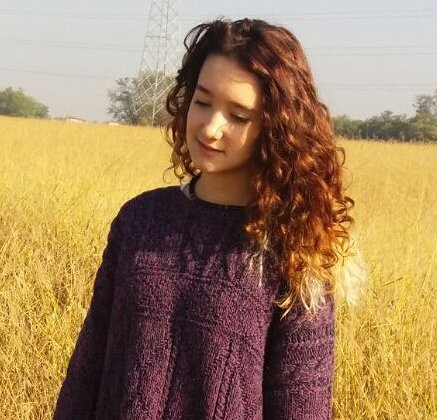
#> input picture boscaini/cap10/programmi/risorse/agnese.jpg, 437 x 420 px
$ python black-and-white_greyscale.py
#> lines starting #> are read from the running program, lines starting #| are printed output that depends on the picture
"""Programma che converte un'immagine RGB in bianco e nero e in scala di grigi"""
from PIL import Image, ImageFont, ImageDraw

def scrivi2(image, testo, x, y, font_filename, colore1="black", colore2="red"):
    """Disegna un testo a partire da (x, y) col font indicato"""
    font = ImageFont.truetype(font_filename, 60) # Font con tipo e dimensione
    draw = ImageDraw.Draw(image)
    draw.text((x, y), testo, font=font, fill=colore1)
    draw.text((x + 1, y + 1), testo, font=font, fill=colore2)

if __name__ == "__main__":
    in_filename = "risorse/agnese.jpg"
    index = in_filename.find(".") # Posizione del carattere "."
    basename = in_filename[:index]
    font_filename = "risorse/AlexBrush-Regular-OTF.otf"
    image = Image.open(in_filename)
#> image is the input picture: PIL image 437x420 RGB; mean R, G, B 160.4, 130.1, 94.1

    imageGrey = image.convert('L') # Crea un'immagine in scala di grigi...
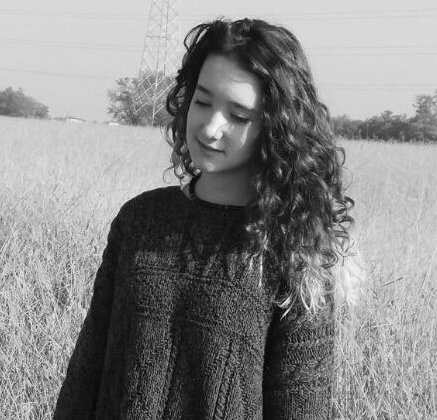
#> imageGrey: PIL image 437x420 L; min 1, max 249, mean 135.1
    # ...quindi, la scritta non sarà in giallo, ma in un grigio chiaro
    scrivi2(imageGrey, "Scala di grigi", 50, 350, font_filename, colore2="yellow")
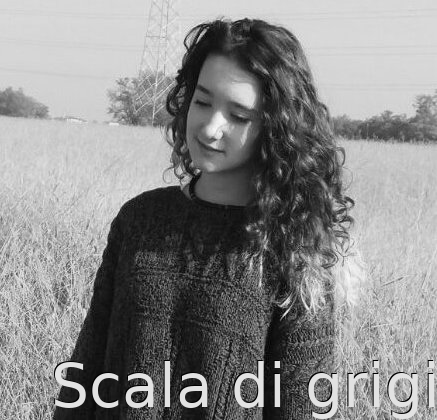
#> imageGrey: PIL image 437x420 L; min 0, max 249, mean 138.2
    imageGrey.save(basename +"_Grey.png")

    imageBW = image.convert('1') # Converte l'immagine in bianco e nero
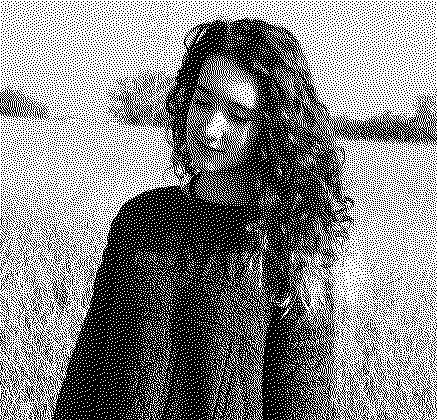
#> imageBW: PIL image 437x420 1; 52.8% white; black in thin lines or dots
    imageBW = imageBW.convert('RGB') # Riconverte l'immagine in RGB così che...
#> imageBW: PIL image 437x420 RGB; 52.8% white; black in thin lines or dots
    # ...il testo che verrà disegnato da scrivi2() manterrà i colori specificati
    scrivi2(imageBW, "Bianco\ne nero", 15, 30, font_filename, colore1="grey")
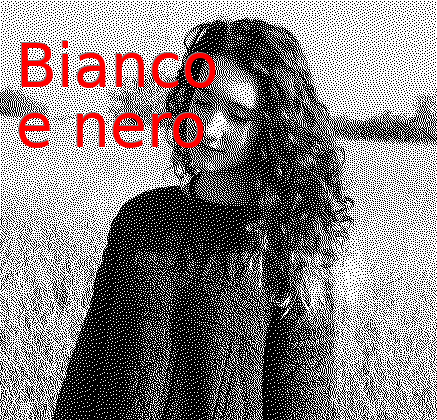
#> imageBW: PIL image 437x420 RGB; mean R, G, B 136.7, 129.8, 129.8
    imageBW.save(basename +"_BW.png")

    imageBW.show() # Apre l'immagine nel visualizzatore di immagini predefinito
    imageGrey.show() # Apre l'immagine nel visualizzatore di immagini predefinito

$ run again, with boscaini/cap10/programmi/risorse/agnesina.jpg copied over boscaini/cap10/programmi/risorse/agnese.jpg
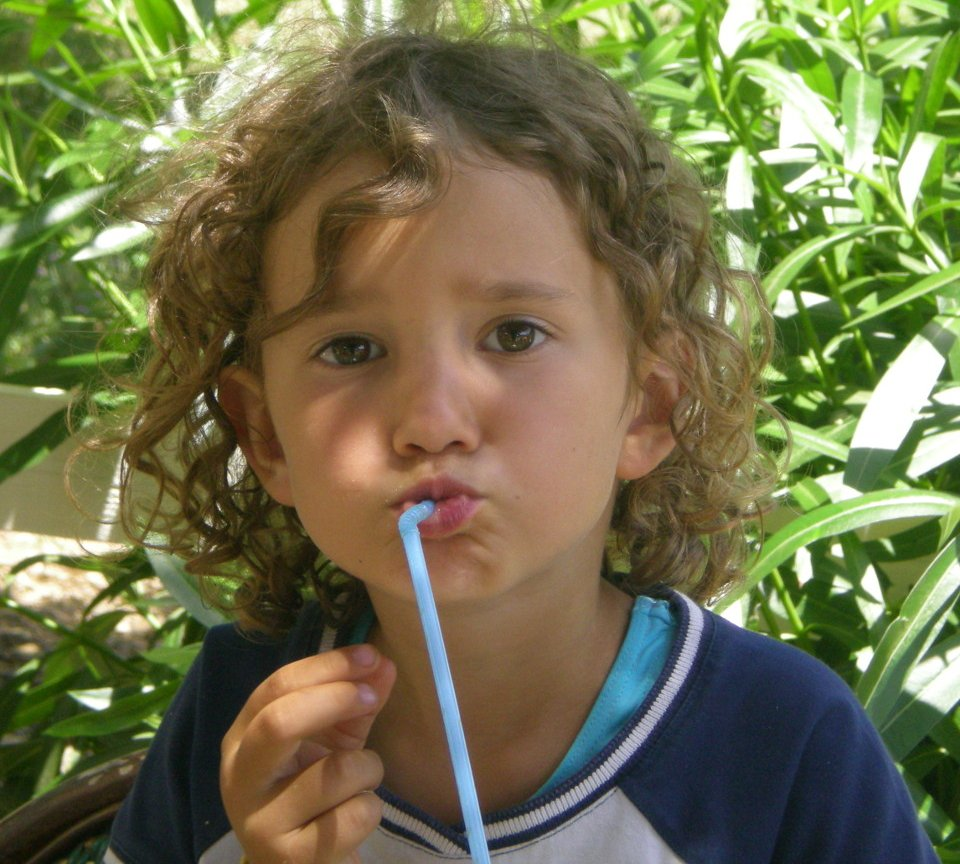
#> input picture boscaini/cap10/programmi/risorse/agnesina.jpg, 960 x 864 px
#> image is the input picture: PIL image 960x864 RGB; mean R, G, B 112.9, 113.2, 75
#> `imageGrey = image.convert('L') # Crea un'immagine in scala di grigi...`:
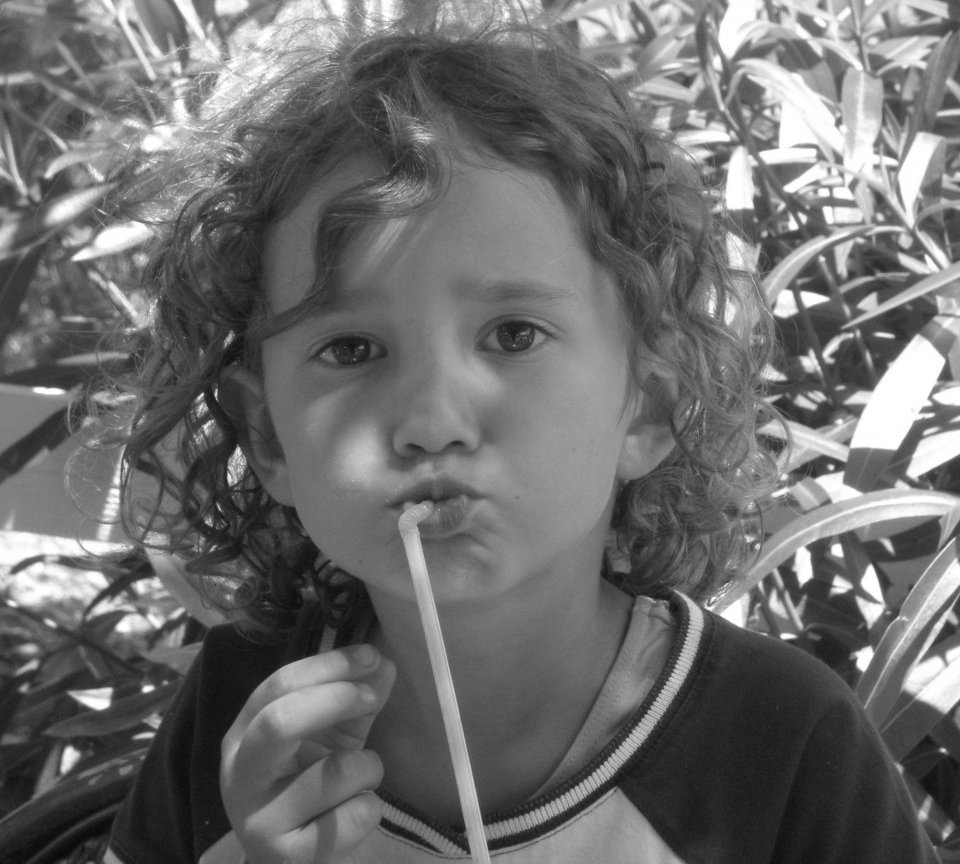
#> imageGrey: PIL image 960x864 L; min 8, max 255, mean 108.8
#> `scrivi2(imageBW, "Bianco\ne nero", 15, 30, font_filename, colore1="gre..`:
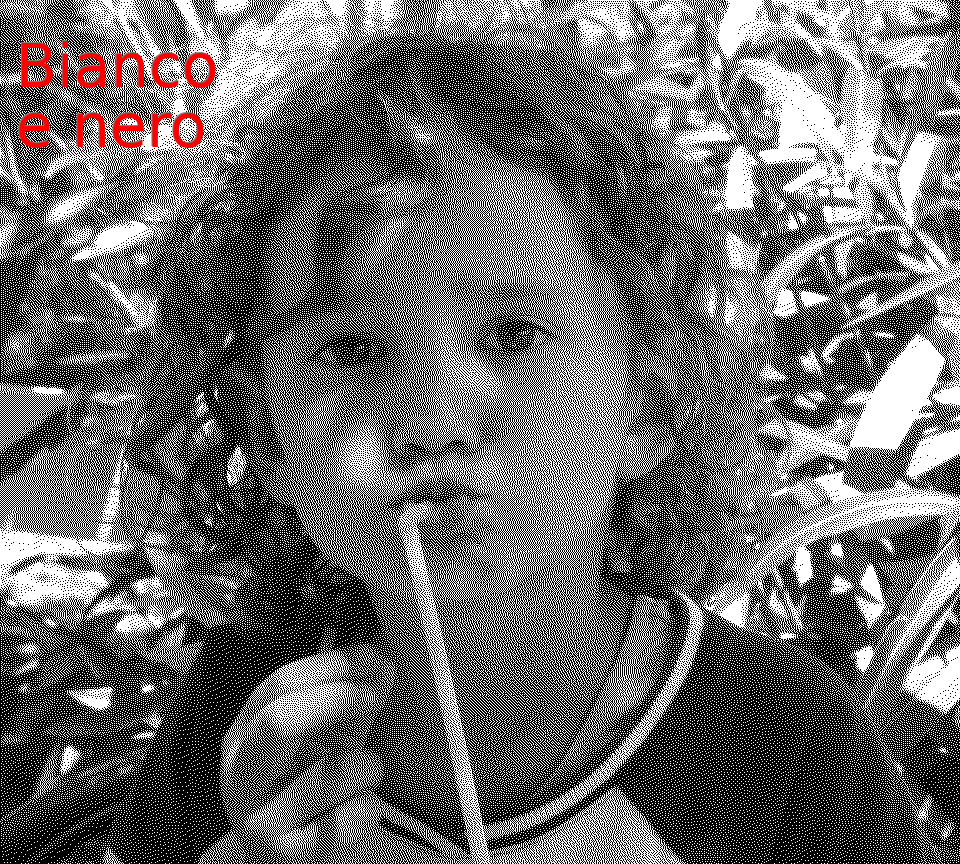
#> imageBW: PIL image 960x864 RGB; mean R, G, B 108.8, 107.3, 107.3

$ run again, with boscaini/cap10/programmi/risorse/cartolina.jpg copied over boscaini/cap10/programmi/risorse/agnese.jpg
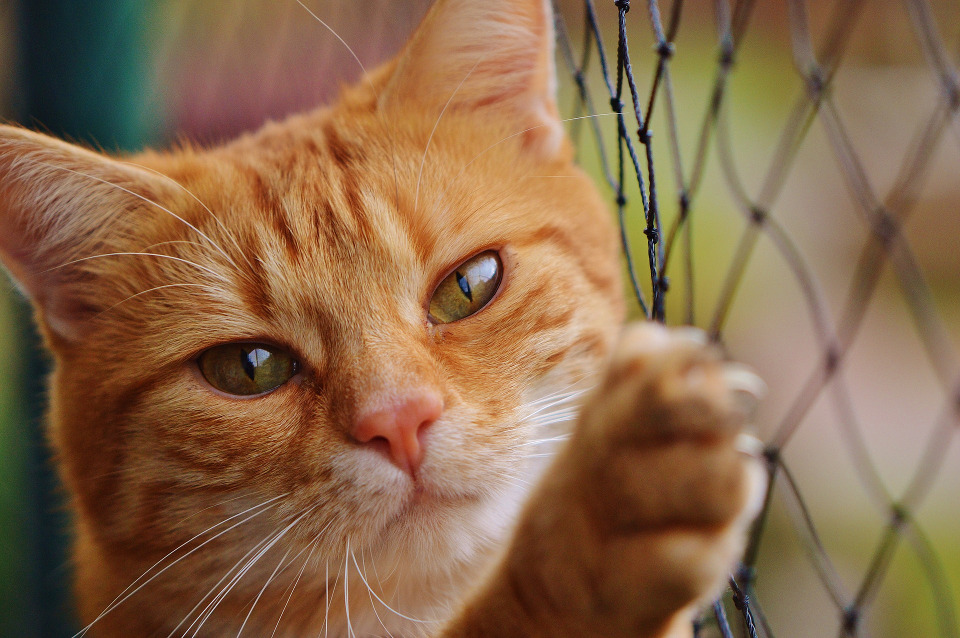
#> input picture boscaini/cap10/programmi/risorse/cartolina.jpg, 960 x 638 px
#> image is the input picture: PIL image 960x638 RGB; mean R, G, B 137, 104.8, 74.8
#> `imageGrey = image.convert('L') # Crea un'immagine in scala di grigi...`:
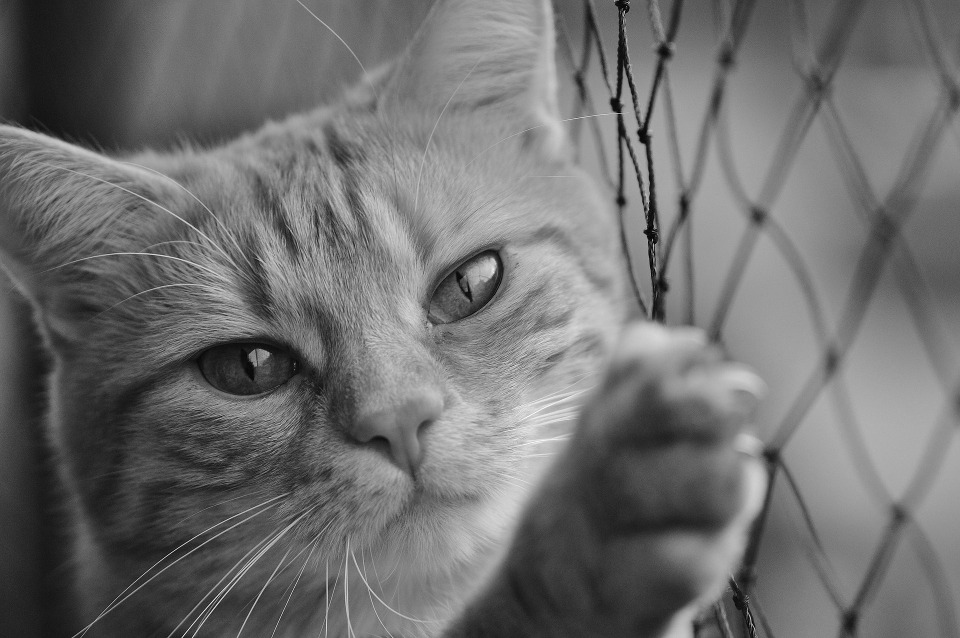
#> imageGrey: PIL image 960x638 L; min 0, max 255, mean 111
#> `imageBW = image.convert('1') # Converte l'immagine in bianco e nero`:
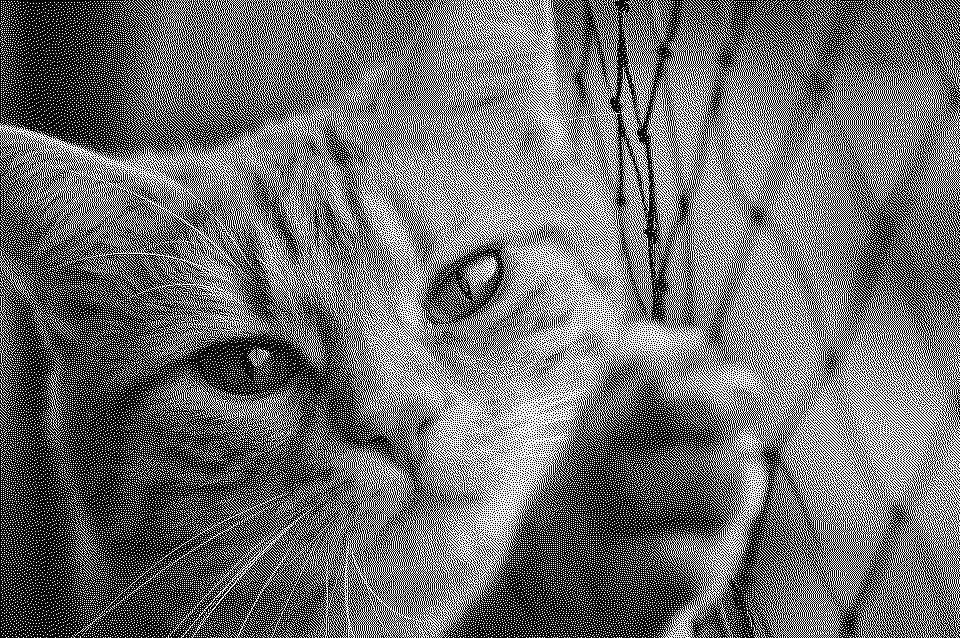
#> imageBW: PIL image 960x638 1; 43.3% white in thin lines or dots

$ run again, with boscaini/cap10/programmi/risorse/kingfisher.jpg copied over boscaini/cap10/programmi/risorse/agnese.jpg
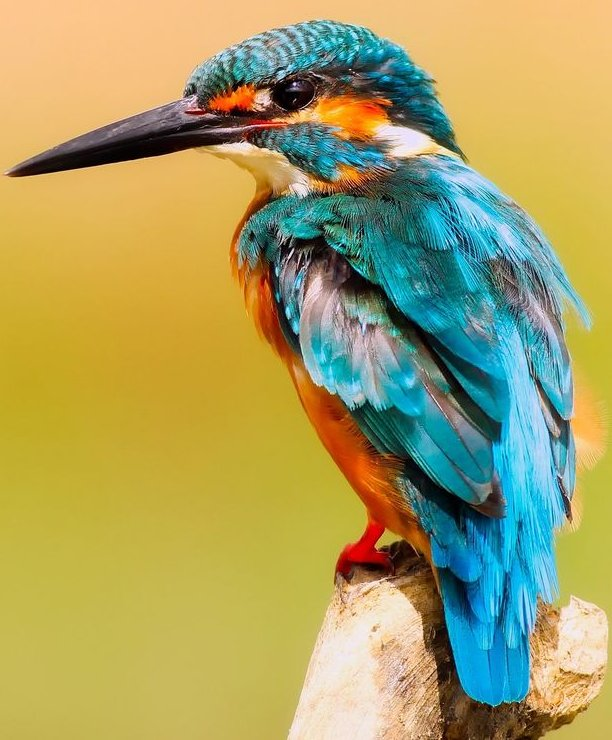
#> input picture boscaini/cap10/programmi/risorse/kingfisher.jpg, 612 x 740 px
#> image is the input picture: PIL image 612x740 RGB; mean R, G, B 166.7, 160.3, 99.8
#> `imageGrey = image.convert('L') # Crea un'immagine in scala di grigi...`:
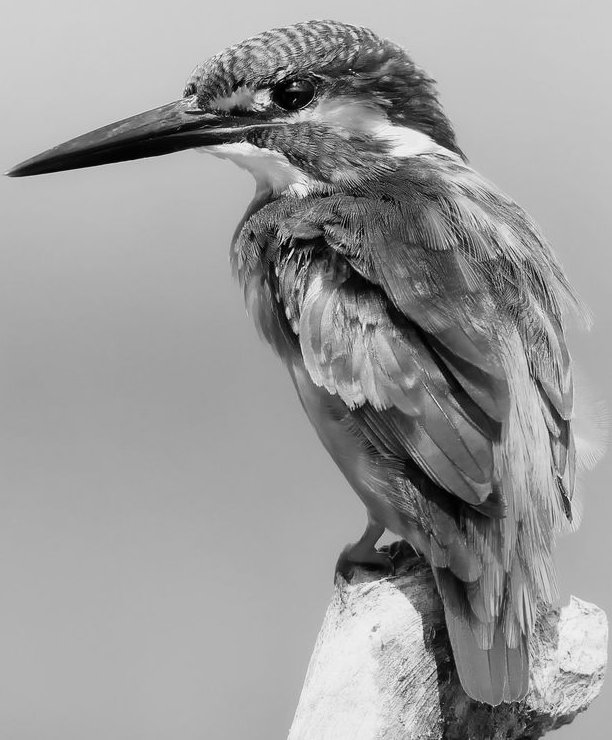
#> imageGrey: PIL image 612x740 L; min 0, max 252, mean 155.3
#> `imageBW = image.convert('1') # Converte l'immagine in bianco e nero`:
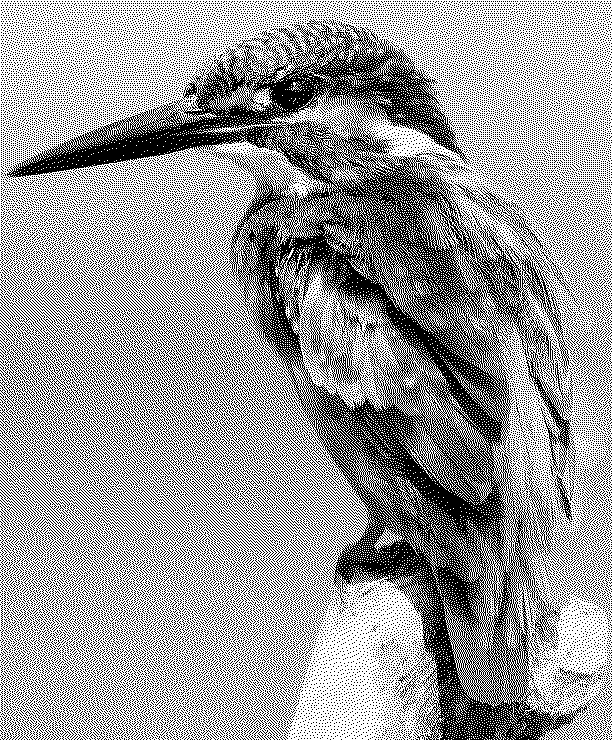
#> imageBW: PIL image 612x740 1; 60.8% white; black in thin lines or dots
